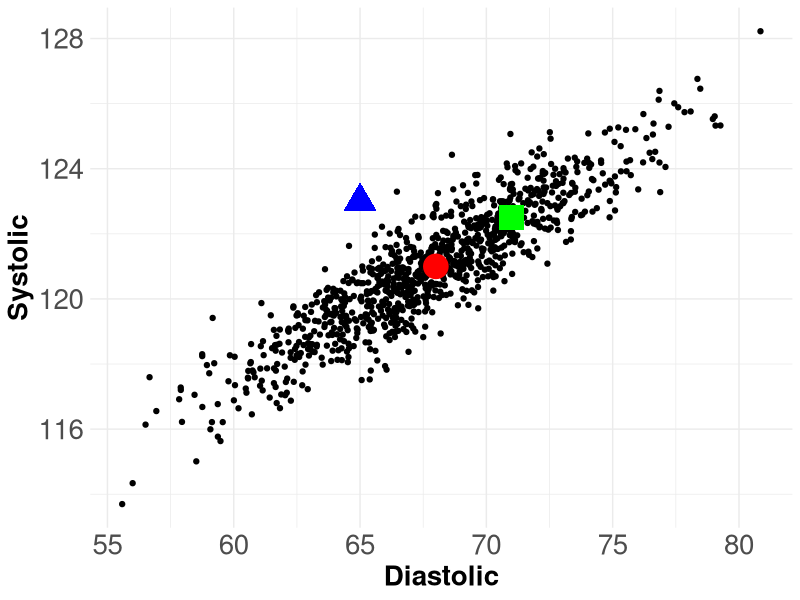

Recreate this plot in R. (Note: this script raises an error after producing the figure.)
## ---- chunk 1
knitr::opts_chunk$set(echo = TRUE)
library(caret) 
library(ggplot2)
library(dplyr)
library(readr)
library(Hmisc)
library(ggfortify)
## ---- chunk 2
####graphical illustration of mahalonbis distance 
n <- 1000 ; mean1 = 121 ; mean2 = 68; std1 <- 2 ; std2 <- 4 ; p <-.9

x <- rnorm(n,mean1,std1)

y <- std2 * p * (x-mean1)/std1 + mean2 + std2*rnorm(n,0,sqrt(1-p^2))

demo <- data.frame(dia = y, sys = x)


ggplot(demo, aes(dia, sys)) + 
  geom_point() +
  labs(x="Diastolic", y="Systolic") + 
  theme_minimal() +
  theme(axis.text=element_text(size=20), axis.title=element_text(size=20,face="bold"),legend.text=element_text(size=20),plot.caption = element_text(size = 10)) +
  annotate("point", x = 65, y = 123,
  colour = "blue",size=8,shape=17) +
  annotate("point", x = 68, y = 121,
  colour = "red",size=8) +
  annotate("point", x = 71, y = 122.5,
  colour = "green",size=8,shape=15)

## ---- chunk 3
#___________________________________________________________________________________________________
#### FINDING CUT-OFF MAHALANOBIS DISTANCE via COMPARISON TO THE CHI-SQUARE DISTRIBUTION 
#___________________________________________________________________________________________________
#### looking at distances 
hist(mse$rf_mal)
summary(mse$rf_mal)


#### visualizing cutoff 
qqplot(qchisq(ppoints(1204), df = 2), mse$rf_mal,
       main = expression("Q-Q plot of Mahalanobis" * ~outlier^2 *
                         " vs. quantiles of" * ~ chi[2]^2),xlab = "Chi-Square",ylab = "Mahalanobis")

try <- cbind(qchisq(ppoints(1204), df = 2), sort(mse$rf_mal))
try <- as.data.frame(try)
try %>% filter(V1 > 13.82)
# find outliers
outlier <- mse$rf_mal
outlier <- as.data.frame(outlier)
quantile(outlier$outlier,.95)
outlier$color <- as.factor(ifelse(mse$rf_mal >= 149 ,"over","under"))


## ---- chunk 4
#___________________________________________________________________________________________________
#### VISUALIZING OUTLIERS 
#___________________________________________________________________________________________________
outlier %>% ggplot(aes(sqrt(outlier), fill=color)) + geom_histogram() + theme_minimal() +labs(x = "Distance Between True and Predicted Blood Pressure") + guides(fill=guide_legend(title="95 Percentile")) +
  theme(axis.text=element_text(size=20), axis.title=element_text(size=20,face="bold"),legend.text=element_text(size=20),legend.title = element_text(size=20)) 
## ---- chunk 5
#___________________________________________________________________________________________________
#### Testing Cut-off
####___________________________________________________________________________________________________
###Test
predicted <- cbind(mse$rf_pred_sys, mse$rf_pred_dia)
first <- cbind(lin_frame_test_bp$bpxsy1, lin_frame_test_bp$bpxdi1)
first_to_pred <- mahalanobis(predicted, first, cov(predicted,first))


###looking at classifcations over 
lin_frame_test_bp$fist_to_pred <- first_to_pred
lin_frame_test_bp$color <- as.factor(ifelse(mse$rf_mal >= 149 ,"over","under"))
class_out <- lin_frame_test_bp %>% select(bpxsy1,bpxsy2,bpxsy3,bpxdi1,bpxdi2,bpxdi3,color) %>% filter(color == "over")
class_out$dia_mean <- rowMeans(class_out[,c("bpxdi2","bpxdi3")])
class_out$sys_mean <- rowMeans(class_out[,c("bpxsy2","bpxsy3")])
class_out$bpxsy2 <- NULL 
class_out$bpxsy3 <- NULL
class_out$bpxdi2 <- NULL
class_out$bpxdi3 <- NULL
class_out$color <- NULL 
class_out <- subset(class_out, select=c(4,1,3,2))

#### summary statistic 
class_out$sys_error <- (class_out$sys_mean - class_out$bpxsy1)^2
class_out$di_error <- (class_out$dia_mean - class_out$bpxdi1)^2
sqrt(mean(class_out$sys_error))
sqrt(mean(class_out$di_error))


### malahonbis distance 
mal_true <- cbind(class_out$sys_mean,class_out$dia_mean)
mal_first <- cbind(class_out$bpxsy1,class_out$bpxdi1)
class_out$mal <- mahalanobis(mal_true, mal_first, cov(mal_true,mal_first))
sqrt(mean(class_out$mal))



###looking at classifcations over 
class_out <- lin_frame_test_bp %>% select(bpxsy1,bpxsy2,bpxsy3,bpxdi1,bpxdi2,bpxdi3,color) %>% filter(color == "under")
class_out$dia_mean <- rowMeans(class_out[,c("bpxdi2","bpxdi3")])
class_out$sys_mean <- rowMeans(class_out[,c("bpxsy2","bpxsy3")])
class_out$bpxsy2 <- NULL 
class_out$bpxsy3 <- NULL
class_out$bpxdi2 <- NULL
class_out$bpxdi3 <- NULL
class_out$color <- NULL 
class_out <- subset(class_out, select=c(4,1,3,2))

#### summary statistic 
class_out$sys_error <- (class_out$sys_mean - class_out$bpxsy1)^2
class_out$di_error <- (class_out$dia_mean - class_out$bpxdi1)^2
sqrt(mean(class_out$sys_error))
sqrt(mean(class_out$di_error))


### malahonbis distance 
mal_true <- cbind(class_out$sys_mean,class_out$dia_mean)
mal_first <- cbind(class_out$bpxsy1,class_out$bpxdi1)
class_out$mal <- mahalanobis(mal_true, mal_first, cov(mal_true,mal_first))
sqrt(mean(class_out$mal))
